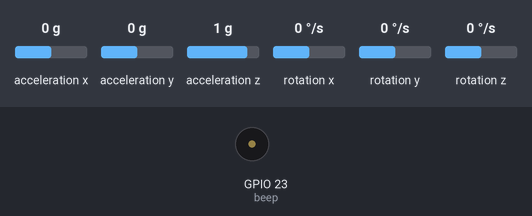
Bench run of a sketch on a simulated ESP32. Shown: buzzer (waves = sounding, pin HIGH). Wiring (inferred from the names in the program): MPU-6050 motion sensor at I2C address 0x68. Inputs (shaded band) come from the test bench; at power-on: acceleration x 0 g, acceleration y 0 g, acceleration z 1 g, rotation x 0 °/s, rotation y 0 °/s, rotation z 0 °/s. What the sketch prints to the serial monitor is not drawn.

Above: at 0.0 s.
At 9.4 s:
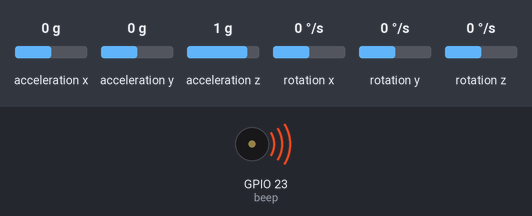
Timing chart, 0 to 11.4 s (numbered marks = the images above):
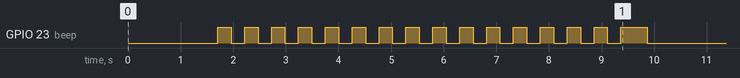

The sketch:

Main.ino
```cpp
#include "functions.h"
#include "IMU.h"
#include "UART.h"

class Line {
  private:
    int16_t last_field_line_angle = 0;
    int16_t last_line_angle = 0;
    static constexpr int16_t AVOID_LINE_SPEED = 500;
    static constexpr int16_t BORDER_OVER_LINE = 130;

    bool over_line = false;

  public:
    int16_t serial_angle;

    int getFieldLineAngle(int16_t line_angle) {
      int16_t field_line_angle;
      if (line_angle == 400) {
        field_line_angle = over_line == true ? last_field_line_angle : 400; // もしラインを超えてたら、戻る
      }
      else if (line_angle == 500) {
        field_line_angle = last_field_line_angle; // last_field_line_angleが400の時は諦め
      }
      else {
        if (last_line_angle != 400 && last_line_angle != 500 && abs(angleDiff(line_angle, last_line_angle)) > BORDER_OVER_LINE) {  // もし中央を跨いだら
          over_line = over_line == true ? false : true; // 前との逆の値を入れる
        }

        field_line_angle = over_line == true ? line_angle : line_angle + 180;
        field_line_angle = wrap180(field_line_angle);
      }

      last_line_angle = line_angle;
      last_field_line_angle = field_line_angle;


      serial_angle = field_line_angle;  //////////////////////////////
      return field_line_angle;
    }

    Vector cancelV(int16_t field_line_angle, Vector cancel_v) {
      int16_t len_cancel_v = lenV(cancel_v, field_line_angle + 180);
      if (len_cancel_v > 0) { // field_line_angle側にベクトルがある時は正、ない時は負になる
        return makeV(field_line_angle, len_cancel_v);
      }
      else {
        return {0, 0};
      }
    }

    Vector lineV(int16_t line_angle, Vector cancel_v) {
      int16_t field_line_angle = getFieldLineAngle(line_angle);
      if (field_line_angle == 400) {
        return {0, 0};
      }
      else {
        Vector line_v = makeV(reverseAngle(field_line_angle), AVOID_LINE_SPEED);
        Vector canceled_v = cancelV(reverseAngle(field_line_angle), cancel_v);
        return addV(line_v, canceled_v);
      }
    }
};

class Ball {
  private:
    static constexpr int16_t BALL_SPEED = 500;
    static constexpr uint8_t KdigDis[17] = {0, 0, 0, 20, 20, 20, 30, 30, 30, 30, 60, 90, 90, 90, 90, 90, 90};
  public:
    Vector ballV(int16_t ball_angle, int16_t ball_distance) {
      Vector ball_v;

      if (ball_angle == 400) {
        ball_v = {0, 0};
      }
      else {
        // if (abs(convertAngle(ball_angle)) < 30) {
        //   ball_v = makeV(reverseAngle(convertAngle(ball_angle) * 1.3), BALL_SPEED);
        // }
        // else {
        //   int lr = convertAngle(ball_angle) > 0 ? 1 : -1;
        //   ball_v = makeV(reverseAngle(convertAngle(ball_angle) + KdigDis[ball_distance] * lr), BALL_SPEED);

        // }
        ball_v = makeV(0, convertAngle(ball_angle) * 10);
      }

      return ball_v;
    }
};

class Field {
  private:
    static constexpr int16_t X_MIN_FIELD = 1200;
    static constexpr int16_t Y_MIN_FIELD = 1800;

    int16_t last_position_x;
    int16_t last_position_y;
  public:
    int16_t position_x;
    int16_t position_y;

    void getFeildPosition(int echo_right, int echo_left, int echo_plus, int echo_minus, int move_x, int move_y, int angle) {  // 中央が0,0
      int echo_sum_x = echo_right + echo_left;
      int echo_sum_y = echo_plus + echo_minus;

      if (echo_sum_x >= X_MIN_FIELD) {
        position_x = (echo_sum_x / 2) - echo_right;  // 座標を返す
        last_position_x = position_x;  // 座標を返す
      }
      else {
        position_x = move_x + last_position_x;
      }
    }
};

Line line;
Ball ball;
Field field;

const int8_t beep = 23;

void setup() {
  pinMode(beep, OUTPUT);
  initIMU();
  initUART();
}

Vector main_v;

void loop() {
  IMU();
  UART();

  // field.getFeildPosition(data_hub.echo_2, data_hub.echo_6, data_hub.echo_0, data_hub.echo_4, data_hub.move_x, data_hub.move_y, 0);
  Vector ball_v = ball.ballV(data_sub.ball_angle, data_sub.ball_distance);
  Vector line_v = line.lineV(data_sub.line_angle, ball_v);
  main_v = assembleV(line_v, ball_v, 700);
  if (abs(angleZ > 20)) {
    main_v = {0, 0};
  }
  // main_v = addV(ball_v, line_v);
  Serial.print(data_sub.ball_angle);
  Serial.print(" : ");
  Serial.println(data_sub.ball_distance);
}
```

IMU.h
```cpp
#ifndef IMU_H
#define IMU_H

#include <Wire.h>
#include <math.h>
// Core0で更新されるZ軸角度を他のファイルから参照可能に
extern volatile float angleZ; // angleZは右が-、左が+
// extern float dpsX, dpsY, dpsZ;


void initIMU();
void IMU();
float rotatePID(int mode, int target_angle);

#endif
```

IMU.ino
```cpp
#include <Wire.h>
#include <math.h>

// MPU6050 レジスタ定義
#define MPU6050_ADDR         0x68
#define MPU6050_SMPLRT_DIV   0x19
#define MPU6050_CONFIG       0x1A
#define MPU6050_GYRO_CONFIG  0x1B
#define MPU6050_ACCEL_CONFIG 0x1C
#define MPU6050_PWR_MGMT_1   0x6B
#define MPU6050_WHO_AM_I     0x75

// グローバル共有角度変数（volatileにして排他制御）
volatile float angleX = 0.0f;
volatile float angleY = 0.0f;
volatile float angleZ = 0.0f;

portMUX_TYPE mux = portMUX_INITIALIZER_UNLOCKED; // 排他制御用

TaskHandle_t mpuTaskHandle = NULL;

// MPU6050へ書き込み
void writeMPU6050(uint8_t reg, uint8_t data) {
  Wire.beginTransmission(MPU6050_ADDR);
  Wire.write(reg);
  Wire.write(data);
  Wire.endTransmission();
}

// MPU6050から1バイト読み込み
uint8_t readMPU6050(uint8_t reg) {
  Wire.beginTransmission(MPU6050_ADDR);
  Wire.write(reg);
  Wire.endTransmission(false);
  Wire.requestFrom(MPU6050_ADDR, (uint8_t)1, (bool)true);
  return Wire.read();
}

// MPU6050接続確認
// bool checkMPU6050() {
//   return (readMPU6050(MPU6050_WHO_AM_I) == 0x68);
// }
bool checkMPU6050() {
  uint8_t id = readMPU6050(MPU6050_WHO_AM_I);
  Serial.print("WHO_AM_I = 0x");
  Serial.println(id, HEX);
  return (id == 0x68 || id == 0x70);
}


float dpsX, dpsY, dpsZ;

// Core0で動くタスク：MPU6050読み取り＆角度計算
void mpuTask(void* parameter) {

  // キャリブレーション用オフセット変数
  double offsetX = 0.0, offsetY = 0.0, offsetZ = 0.0;
  double gyro_angle_x = 0.0, gyro_angle_y = 0.0, gyro_angle_z = 0.0;
  float acc_angle_x = 0.0f, acc_angle_y = 0.0f;

  unsigned long preMicros = micros();

  // キャリブレーション（3000回読み込み）
  Serial.println("MPU6050 Calibration Start");
  for (int i = 0; i < 3000; i++) {
    Wire.beginTransmission(MPU6050_ADDR);
    Wire.write(0x3B); // 加速度センサデータ開始レジスタ
    Wire.endTransmission(false);
    Wire.requestFrom(MPU6050_ADDR, (uint8_t)14, (bool)true);

    // 生データ読み込み
    int16_t raw_acc_x = Wire.read() << 8 | Wire.read();
    int16_t raw_acc_y = Wire.read() << 8 | Wire.read();
    int16_t raw_acc_z = Wire.read() << 8 | Wire.read();
    Wire.read(); Wire.read(); // 温度スキップ
    int16_t raw_gyro_x = Wire.read() << 8 | Wire.read();
    int16_t raw_gyro_y = Wire.read() << 8 | Wire.read();
    int16_t raw_gyro_z = Wire.read() << 8 | Wire.read();

    // ジャイロ角速度をdpsに変換（±500dpsレンジで65.5 LSB/dps）
    dpsX = ((float)raw_gyro_x) / 16.4;
    dpsY = ((float)raw_gyro_y) / 16.4;
    dpsZ = ((float)raw_gyro_z) / 16.4;

    offsetX += dpsX;
    offsetY += dpsY;
    offsetZ += dpsZ;

    if (i % 1000 == 0) Serial.print(".");
    vTaskDelay(1 / portTICK_PERIOD_MS); // 1ms待つ


    if ((i / 100) % 2 == 0) { ////////////////////////////////////////////////////////////////////////
      digitalWrite(beep, HIGH);
    }
    else {
      digitalWrite(beep, LOW);
    }

  }
  digitalWrite(beep, HIGH);///////////////////////////////////////////////////////////////////////////////////
  delay(500);
  digitalWrite(beep, LOW);  //////////////////////////////////////////////////////////////////////////////////

  offsetX /= 3000.0;
  offsetY /= 3000.0;
  offsetZ /= 3000.0;
  Serial.println(" Calibration done.");

  while (true) {
    // 14バイトのセンサデータをI2Cから読み込み
    Wire.beginTransmission(MPU6050_ADDR);
    Wire.write(0x3B);
    Wire.endTransmission(false);
    Wire.requestFrom(MPU6050_ADDR, (uint8_t)14, (bool)true);

    int16_t raw_acc_x = Wire.read() << 8 | Wire.read();
    int16_t raw_acc_y = Wire.read() << 8 | Wire.read();
    int16_t raw_acc_z = Wire.read() << 8 | Wire.read();
    Wire.read(); Wire.read(); // 温度スキップ
    int16_t raw_gyro_x = Wire.read() << 8 | Wire.read();
    int16_t raw_gyro_y = Wire.read() << 8 | Wire.read();
    int16_t raw_gyro_z = Wire.read() << 8 | Wire.read();

    // 加速度センサの値をGに変換
    float acc_x = (float)raw_acc_x / 16384.0f;
    float acc_y = (float)raw_acc_y / 16384.0f;
    float acc_z = (float)raw_acc_z / 16384.0f;

    // 加速度から角度計算
    acc_angle_y = atan2(acc_x, acc_z + fabs(acc_y)) * 180.0f / PI;
    acc_angle_x = atan2(acc_y, acc_z + fabs(acc_x)) * -180.0f / PI;

    // ジャイロ角速度をdpsに変換
    dpsX = (float)raw_gyro_x / 16.4f;
    dpsY = (float)raw_gyro_y / 16.4f;
    dpsZ = (float)raw_gyro_z / 16.4f;

    // 時間差計算
    unsigned long now = micros();
    float dt = (now - preMicros) / 1000000.0f;
    preMicros = now;

    // ジャイロ角度積分
    gyro_angle_x += (dpsX - offsetX) * dt;
    gyro_angle_y += (dpsY - offsetY) * dt;
    gyro_angle_z += (dpsZ - offsetZ) * dt;

    // 相補フィルタで角度融合
    float angle_x = 0.996f * gyro_angle_x + 0.004f * acc_angle_x;
    float angle_y = 0.996f * gyro_angle_y + 0.004f * acc_angle_y;
    float angle_z = gyro_angle_z;

    gyro_angle_x = angle_x;
    gyro_angle_y = angle_y;
    gyro_angle_z = angle_z;

    // 排他制御してグローバル変数更新
    portENTER_CRITICAL(&mux);
    angleX = angle_x;
    angleY = angle_y;
    angleZ = angle_z;  // =======================================================
    portEXIT_CRITICAL(&mux);

    vTaskDelay(10 / portTICK_PERIOD_MS); // 約100Hzで更新

    //////////////////////////////////////
    // // --- XY移動加速度の計算 ------------------------
    // // acc_x, acc_y, acc_z はすでにある

    // // ラジアンに変換
    // float radX = angleX * PI / 180.0f;
    // float radY = angleY * PI / 180.0f;
    // float radZ = angleZ * PI / 180.0f;

    // // 1. 重力成分（G）を姿勢角から計算
    // float gx = -sin(radY);
    // float gy =  sin(radX);
    // float gz =  cos(radX) * cos(radY);

    // // 2. 実加速度（重力を引いた値）
    // float ax_real = acc_x - gx;
    // float ay_real = acc_y - gy;
    // float az_real = acc_z - gz;

    // // 3. XY平面の加速度にする（必要ならZ軸回転）
    // float ax_world = ax_real * cos(radZ) - ay_real * sin(radZ);
    // float ay_world = ax_real * sin(radZ) + ay_real * cos(radZ);
    // Serial.print(ax_world * 100);
    // Serial.print(" : ");
    // Serial.println(ay_world * 100);
    // // --- ax_world, ay_world が「地面座標のXY加速度」 ---
  }
}

void initIMU() {
  // Serial.begin(115200);
  Wire.begin(21, 22, 400000); // SDA, SCL, 400kHz
  delay(500);
  // MPU6050初期化（電源管理レジスタのスリープ解除）
  writeMPU6050(MPU6050_GYRO_CONFIG, 0x18);   //±2000dps
  delay(100);
  writeMPU6050(MPU6050_PWR_MGMT_1, 0x00);  // スリープ解除
  delay(100);

  if (!checkMPU6050()) {
    Serial.println("MPU6050 not found!");
    while (1) delay(100);
  }

  // センサ設定
  writeMPU6050(MPU6050_SMPLRT_DIV, 0x00);    // サンプルレート設定（1kHz）
  writeMPU6050(MPU6050_CONFIG, 0x00);        // DLPF無効
  writeMPU6050(MPU6050_GYRO_CONFIG, 0x18);   // ジャイロ±500dps
  writeMPU6050(MPU6050_ACCEL_CONFIG, 0x00);  // 加速度±2g

  delay(1000);
  // Core0にMPU読み取り＋角度計算タスクを作成
  xTaskCreatePinnedToCore(
    mpuTask,           // タスク関数
    "MPU6050_Task",    // 名前
    4096,              // スタックサイズ（バイト）
    NULL,              // パラメータ
    1,                 // 優先度
    &mpuTaskHandle,    // タスクハンドル
    0                  // Core0に割り当て
  );
}

void IMU() {
  float localX, localY, localZ;
  portENTER_CRITICAL(&mux);
  localX = angleX;
  localY = angleY;
  localZ = angleZ;
  portEXIT_CRITICAL(&mux);

  // Serial.printf("AngleX: %.2f, AngleY: %.2f, AngleZ: %.2f\n", localX, localY, localZ);
  // delay(1);
}

float Kp = 6, Ki = 0.0, Kd = 0; //dは角速度をそのまま使用しているため、シビア P:4.5,  D:0.52
float prevError = 0;
unsigned long prevTime = 0;
float integral = 0;

float camera_Kp = 1.5, camera_Kd = 0; //dは角速度をそのまま使用しているため、シビア P:4.5,  D:0.52

float rotatePID(int mode, int target_angle) {
  float error;
  if (mode == 0) {
    error = -target_angle - angleZ;
    while(error < -180) error += 360;
    while(error > 180) error -= 360;
    //I
    integral += error;
    float scale = 1.0;
    if (abs(error) < 20)  scale = 0.5;

    float output = Kp * error + Ki * integral - Kd * dpsZ * scale;
    if (abs(output) < 10)  output = 0;
    return output;
  }
  else if (mode == 1) {
    error = target_angle;
    while(error < -180) error += 360;
    while(error > 180) error -= 360;
    //I
    integral += error;
    float scale = 1.0;
    if (abs(error) < 20)  scale = 0.5;

    float output = camera_Kp * error - camera_Kd * dpsZ * scale;
    if (abs(output) < 10)  output = 0;
    return -output;
  }
}
```

UART.h
```cpp
#ifndef UART_H
#define UART_H

//-----------------------------------------------------------------------------------------------
struct __attribute__((packed)) FromSub {  // attributeでパディング(データの途中になんか入る)のを禁止、sizeOf Tが壊れないようにするため
  int16_t ball_angle;
  int16_t ball_distance;
  int16_t line_angle;
  int16_t line_distance;
};

struct __attribute__((packed)) ToSub {
  int16_t ball_angle;
  int16_t ball_distance;
  int16_t line_angle;
};

struct __attribute__((packed)) FromHub {  // attributeでパディング(データの途中になんか入る)のを禁止、sizeOf Tが壊れないようにするため
  int16_t vx;
  int16_t vy;
  int16_t move_x;
  int16_t move_y;

  int16_t echo_0;
  int16_t echo_1;
  int16_t echo_2;
  int16_t echo_3;
  int16_t echo_4;
  int16_t echo_5;
  int16_t echo_6;
  int16_t echo_7;
};

struct __attribute__((packed)) ToHub {
  float vx;
  float vy;
  int16_t omega;
  int16_t content;
};
//-----------------------------------------------------------------------------------------------
// ==== utility ====

uint8_t calcChecksum(uint8_t* data, uint8_t len) {
  uint8_t sum = 0;
  for (int i = 0; i < len; i++) sum ^= data[i];
  return sum;
}

void flushUntilHeader(HardwareSerial *s) {  // ヘッダーがくるまでデータを破棄し続ける
  while (s->available()) {
    if (s->read() == 0xAA) break;
  }
}

// void flushSerialIfOverflow(HardwareSerial &seri, size_t maxAllowed = 64) {
//     if (seri.available() > maxAllowed) {
//         while (seri.available()) seri.read();  // 全部読み捨て
//         Serial.println("Serial buffer overflow, flushed!");
//     }
// }

// ==== sendUART ====
template <typename sendT>
void sendPacket(HardwareSerial &seri, const sendT &d) { // *ポインタ、ではなく&参照で安全に
  // static_assert(condition, "message"); 通信バイトが255バイトを超えるとコンパイルエラーでmessageを表示する
  static_assert(sizeof(sendT) <= 255, "Packet too large");

  const uint8_t* p = reinterpret_cast<const uint8_t*>(&d);  // Serial.writeに必要なunit8_t*の型に、reinterpret_castで変換する
  const uint8_t len = sizeof(sendT);

  uint8_t cs = len;  // checkSumにid、len、中身のデータをかける
  for (uint8_t i = 0; i < len; i++) {
    cs ^= p[i];
  }

  seri.write(0xAA); // 参照 、ポインタの場合はseri->write();
  seri.write(0x55);
  seri.write(len);
  seri.write(p, len);
  seri.write(cs);
}

// ==== readUART ====

enum ReadResult : uint8_t {
  READ_OK = 0,
  READ_NO_HEADER,
  READ_ID_MISMATCH,
  READ_LEN_MISMATCH,
  READ_NOT_ENOUGH_DATA,
  READ_CHECKSUM_ERROR,
  READ_INVALID_SERIAL
};

// template <typename readT>
// ReadResult readPacket(HardwareSerial &seri, readT &d) {

//   enum State {
//     WAIT_HEADER,
//     WAIT_HEADER2,
//     WAIT_LEN,
//     WAIT_DATA,
//     WAIT_CHECKSUM
//   };

//   static uint8_t buf[sizeof(readT)];
//   static uint8_t idx = 0;
//   static uint8_t len = 0;
//   static State state = WAIT_HEADER;

//   while(seri.available()) {
//     // Serial.println(state);

//     uint8_t c = seri.read();

//     switch (state) {

//       case WAIT_HEADER:
//         if (c == 0xAA) state = WAIT_HEADER2;
//         break;

//       case WAIT_HEADER2:
//         if (c == 0x55) {
//           state = WAIT_LEN;
//         } else if (c == 0xAA){  // 連続AAの場合はヘッダーの可能性があるのでHEADER2に移行
//           state = WAIT_HEADER2;
//         } else {
//           state = WAIT_HEADER;
//         }
//         break;
//       case WAIT_LEN:
//         if (c == sizeof(readT)) {
//           len = c;
//           idx = 0;
//           state = WAIT_DATA;
//         } else {
//           state = WAIT_HEADER;
//           return READ_LEN_MISMATCH;
//         }
//         break;

//       case WAIT_DATA:
//         buf[idx++] = c;
//         if (idx >= len) state = WAIT_CHECKSUM;
//         break;

//       case WAIT_CHECKSUM: {
//         uint8_t cs = len;
//         for (uint8_t i = 0; i < len; i++) {
//           cs ^= buf[i];
//         }

//         state = WAIT_HEADER;

//         if (cs == c) {
//           memcpy(&d, buf, len);
//           return READ_OK;
//         } else {
//           return READ_CHECKSUM_ERROR;
//         }
//       }
//     }
//   }

//   return READ_NOT_ENOUGH_DATA;
// }

template <typename readT>
ReadResult readPacket(HardwareSerial &seri, readT &d) {
    enum State { WAIT_HEADER, WAIT_HEADER2, WAIT_LEN, WAIT_DATA, WAIT_CHECKSUM };
    static uint8_t buf[sizeof(readT)];
    static uint8_t idx = 0;
    static uint8_t len = 0;
    static State state = WAIT_HEADER;

    ReadResult result = READ_NOT_ENOUGH_DATA;

    if (seri.available() > sizeof(readT) * 2) {   // 64は目安、パケットサイズに応じて調整、溜まりすぎてたらデータ捨ててリセット
      while (seri.available()) seri.read();
      idx = 0;
      state = WAIT_HEADER;
      return READ_NOT_ENOUGH_DATA;  // データ破棄したので次回読み直し
    }

    while (seri.available()) {  // バッファにある全てのデータを処理
        uint8_t c = seri.read();

        switch (state) {
            case WAIT_HEADER:
                if (c == 0xAA) state = WAIT_HEADER2;
                break;

            case WAIT_HEADER2:
                if (c == 0x55) state = WAIT_LEN;
                else state = WAIT_HEADER;
                break;

            case WAIT_LEN:
                if (c == sizeof(readT)) {
                    len = c;
                    idx = 0;
                    state = WAIT_DATA;
                } else state = WAIT_HEADER;
                break;

            case WAIT_DATA:
                buf[idx++] = c;
                if (idx >= len) state = WAIT_CHECKSUM;
                break;

            case WAIT_CHECKSUM: {
                uint8_t cs = len;
                for (uint8_t i = 0; i < len; i++) cs ^= buf[i];

                state = WAIT_HEADER;

                if (cs == c) {
                    memcpy(&d, buf, len);
                    result = READ_OK;  // 最新値がここでセットされる
                }
                break;
            }
        }
    }

    return result;
}


// =============================================================

extern FromSub data_sub;
extern FromHub data_hub;

void initUART();
void UART();

#endif
```

Source omitted: UART.ino (809 bytes), functions.h (1935 bytes)

Measured:
- by itself, GPIO 23 (beep): goes 15 × (HIGH 0.26 s, LOW 0.26 s), HIGH 0.50 s, then LOW
